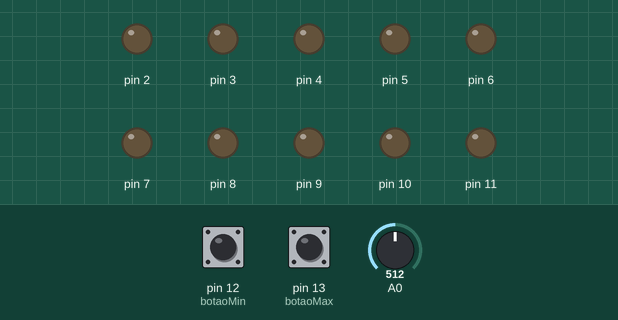
Bench run of a sketch on a simulated Arduino Uno, built with avr-gcc and run on an emulated ATmega328P. Shown: output pins drawn as LEDs (lit = HIGH). Inputs (shaded band) come from the test bench; at power-on: pin 13 (botaoMax) LOW, A0 = 512, pin 12 (botaoMin) LOW. What the sketch prints to the serial monitor is not drawn.

Above: at 0.8 s.
0.9 s: pin 13 (botaoMax) pulled HIGH for 0.15 s
At 2.5 s:
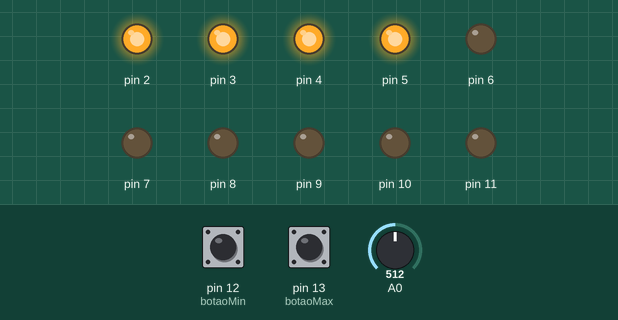
3.4 s: A0 set to 499
At 4.6 s:
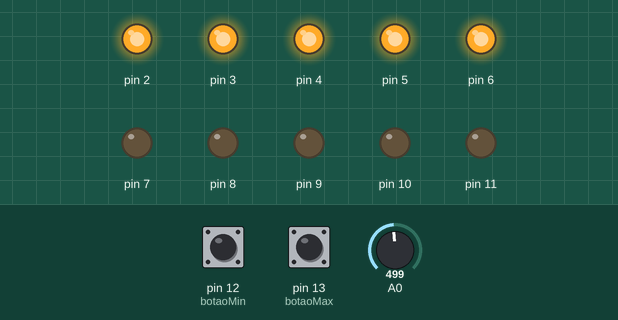
4.9 s: A0 set to 427
6.4 s: A0 set to 395
At 7.0 s:
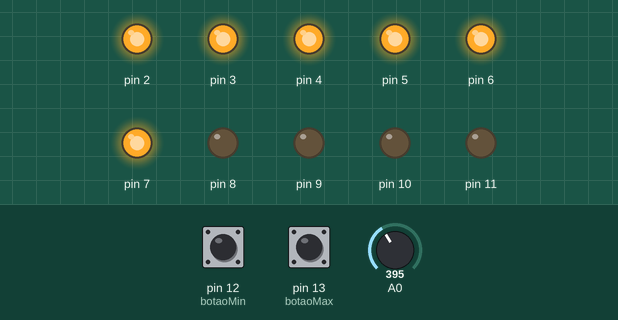
7.9 s: A0 set to 306
At 8.9 s:
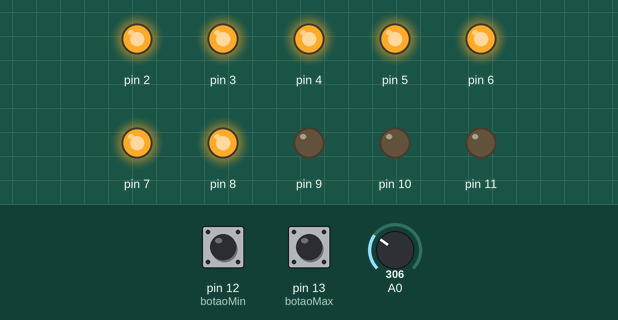
9.4 s: A0 set to 220
10.9 s: A0 set to 187
At 12.3 s:
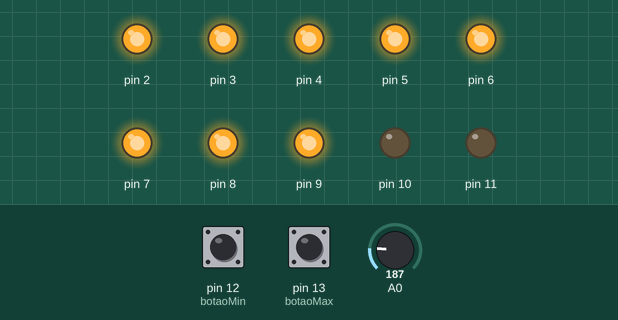
Timing chart, 0 to 13.4 s (numbered marks = the images above; inputs shaded):
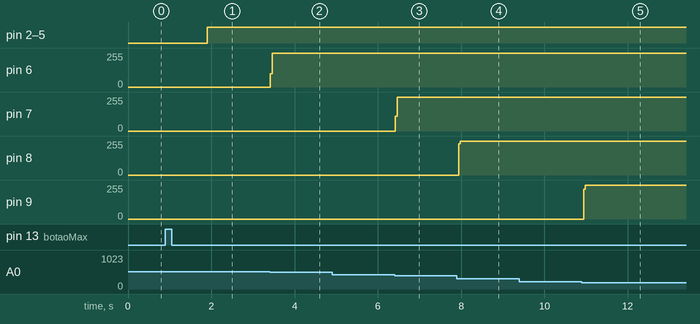

Measured:
- the behaviour switches between 512 and 511 on A0 (found by bisection; images 1 and 2)
- the behaviour switches between 410 and 409 on A0 (found by bisection; images 2 and 3)
- the behaviour switches between 205 and 204 on A0 (found by bisection; images 4 and 5)
- after the input at 0.9 s, pin 2–5: LOW → HIGH after 1.0 s
- after the input at 3.4 s, pin 6: 0/255 → 255/255 at once
- after the input at 6.4 s, pin 7: 0/255 → 255/255 at once
- after the input at 7.9 s, pin 8: 0/255 → 255/255 at once
- after the input at 10.9 s, pin 9: 0/255 → 255/255 at once

The sketch:

LDRIntensity.ino
```cpp
#define botaoMin 12
#define botaoMax 13

  int valorLDR;
  int luzMin = 0;
  int luzMax = 1023;
  bool buttonPress = false;


void setup()
{
  pinMode(2, OUTPUT);
  pinMode(3, OUTPUT);
  pinMode(4, OUTPUT);
  pinMode(5, OUTPUT);
  pinMode(6, OUTPUT);
  pinMode(7, OUTPUT);
  pinMode(8, OUTPUT);
  pinMode(9, OUTPUT);
  pinMode(10, OUTPUT);
  pinMode(11, OUTPUT);
  pinMode(botaoMin, INPUT);
  pinMode(botaoMax, INPUT);
  Serial.begin(9600);

  Serial.println("Deseja Realizar a Calibração?");
  Serial.println("Botão verde: S / Botão Vermelho: N");
  while(buttonPress == false){
    if(digitalRead(botaoMin)== true){

      Serial.println("Iniciando calibracao...");
      delay(500);

      while ((luzMin<1)or(luzMax>1022)){  // pegar minimo e máximo de luz pelos botões
      valorLDR = 1023 - analogRead(A0);

        if(digitalRead(botaoMax)==true){
        luzMax = valorLDR;
        Serial.println("Luz Max: " + (String)luzMax);
        delay(80);
        }

        if(digitalRead(botaoMin)==true){
        luzMin = valorLDR;
        Serial.println("Luz Min: " + (String)luzMin);
        delay(80);
        }
      }
      buttonPress = true;
      delay(500); // para ver a definição do botao no monitor
    }
    if(digitalRead(botaoMax)==true){
      Serial.println("Luz Min: 0");
        Serial.println("Luz Max: 1023");
      delay(1000);
      buttonPress = true;
    }

  }

}


void loop(){

  int valorLDR = 1023 - analogRead(A0);
  int escalaLuz = 10*(valorLDR-luzMin)/(luzMax-luzMin);  //conversão do min/max para 0/10
  Serial.println(escalaLuz);

  for(int i = 0; i<=escalaLuz+1;i++){
    digitalWrite(i+1,HIGH);
  }
  for(int i = escalaLuz+1;i<=11;i++){
    if(escalaLuz == 0){
      digitalWrite(2,LOW);
    }
  digitalWrite(i+1,LOW);
  }

}
```
